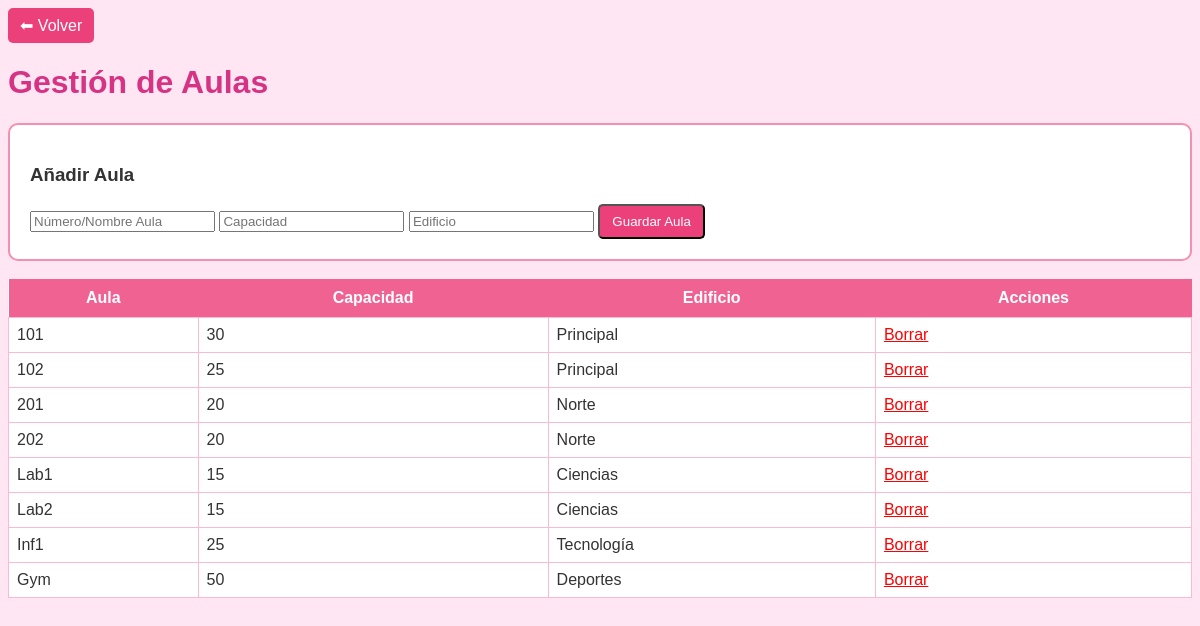
Screenshot of /aulas.php with the database file from the repository.
### tables this page shows
CREATE TABLE aulas (
    id INT AUTO_INCREMENT PRIMARY KEY,
    numero VARCHAR(10),
    capacidad INT,
    edificio VARCHAR(50),
    borrado TINYINT(1) DEFAULT 0
);

### aulas.php (the view, shortened to what this page needs)
<?php
include 'db.php';
$resultado = mysqli_query($conexion, "SELECT * FROM aulas WHERE borrado = 0");
?>
<!DOCTYPE html>
<html lang="es">
<head>
    <link rel="stylesheet" href="style.css">
</head>
<body>
    <a href="index.php" class="btn">⬅ Volver</a>
    <h1>Gestión de Aulas</h1>
    <form method="POST">
        <h3>Añadir Aula</h3>
        <input type="text" name="numero" placeholder="Número/Nombre Aula" required>
        <input type="number" name="capacidad" placeholder="Capacidad" required>
        <input type="text" name="edificio" placeholder="Edificio" required>
        <button type="submit" name="guardar" class="btn">Guardar Aula</button>
    </form>
    <br>
    <table>
        <thead>
            <tr>
                <th>Aula</th>
                <th>Capacidad</th>
                <th>Edificio</th>
                <th>Acciones</th>
            </tr>
        </thead>
        <tbody>
            <?php while($row = mysqli_fetch_assoc($resultado)) { ?>
            <tr>
                <td><?php echo $row['numero']; ?></td>
                <td><?php echo $row['capacidad']; ?></td>
                <td><?php echo $row['edificio']; ?></td>
                <td>
                    <a href="aulas.php?borrar=<?php echo $row['id']; ?>" style="color: red;">Borrar</a>
                </td>
            </tr>
            <?php } ?>
        </tbody>
    </table>
</body>
</html>

### style.css (style rules this page uses)
body { font-family: Arial, sans-serif; background-color: #ffe6f2; color: #333; }
h1, h2 { color: #d63384; }
table { width: 100%; border-collapse: collapse; background-color: white; }
th { background-color: #f06292; color: white; padding: 10px; }
td { border: 1px solid #f8bbd0; padding: 8px; }
.btn { background-color: #ec407a; color: white; padding: 8px 12px; text-decoration: none; border-radius: 5px; display: inline-block; }
form { background: white; padding: 20px; border-radius: 10px; border: 2px solid #f48fb1; }

### rows the page displays
aulas: numero "101", capacidad "30", edificio "Principal"
aulas: numero "102", capacidad "25", edificio "Principal"
aulas: numero "201", capacidad "20", edificio "Norte"
aulas: numero "202", capacidad "20", edificio "Norte"
aulas: numero "Lab1", capacidad "15", edificio "Ciencias"
aulas: numero "Lab2", capacidad "15", edificio "Ciencias"
aulas: numero "Inf1", capacidad "25", edificio "Tecnología"
aulas: numero "Gym", capacidad "50", edificio "Deportes"
